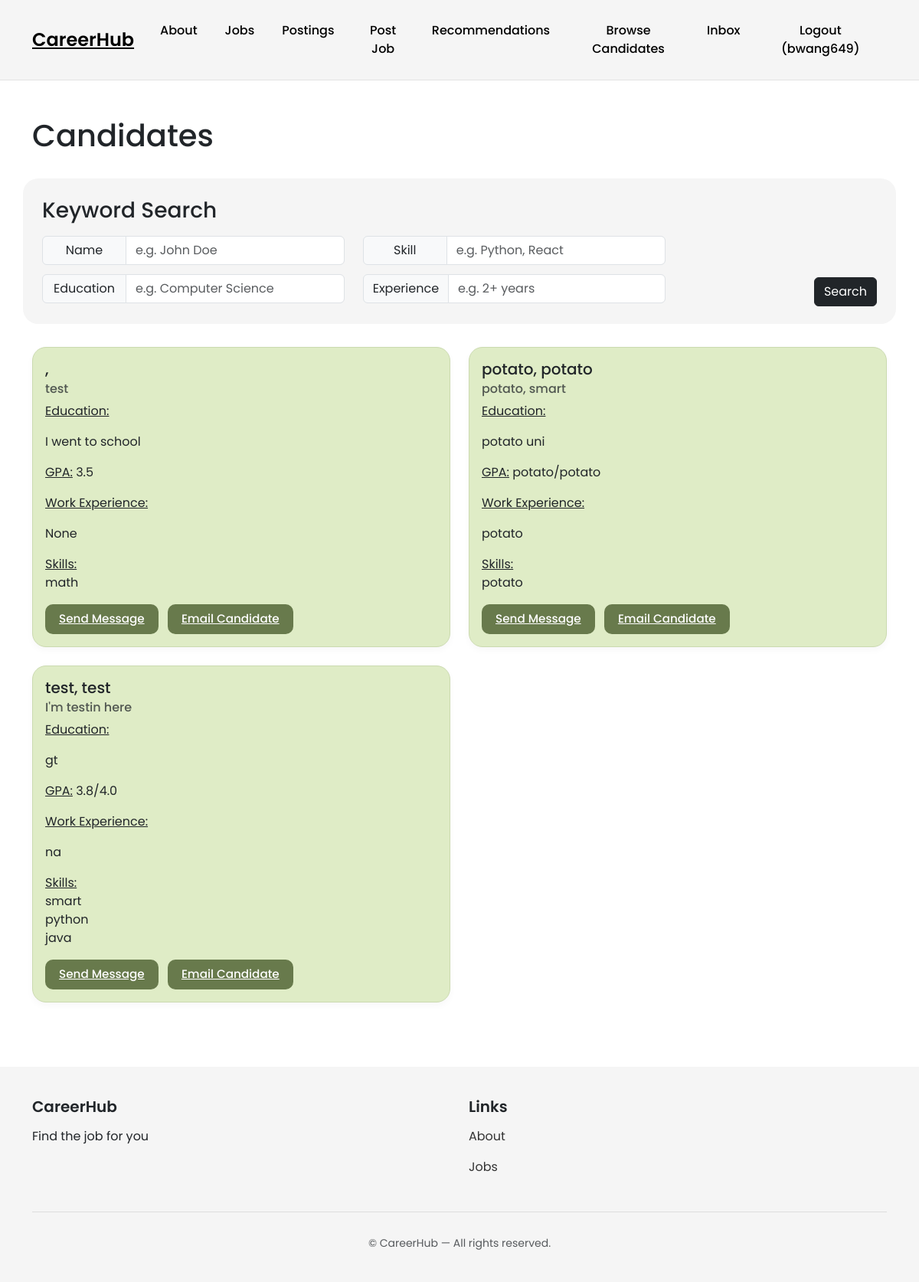
The app's page /recruiters/candidates (signed in), older data.
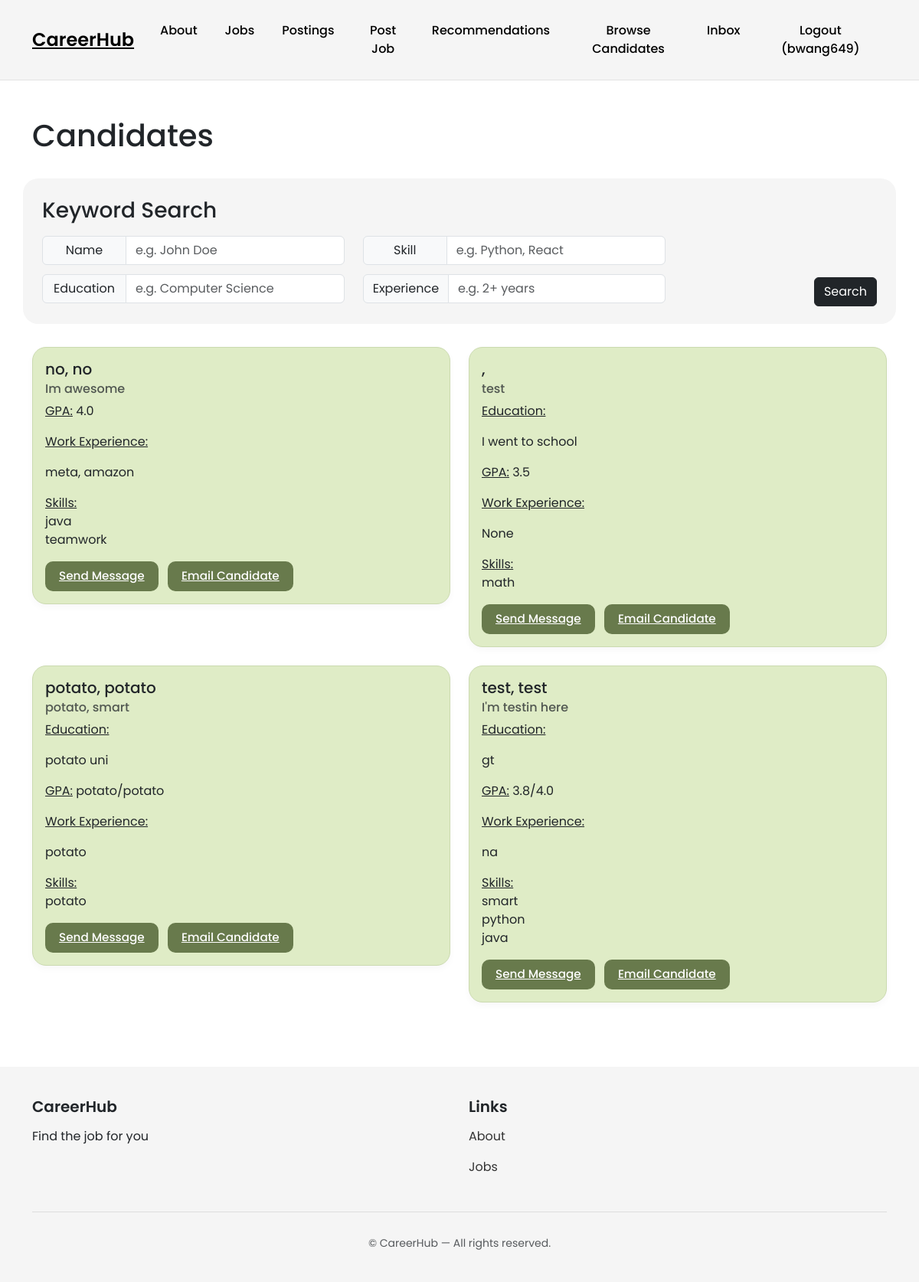
The same page, newer data.
### accounts/models.py (models this page shows)
class User(AbstractUser):
    firstname = models.CharField(max_length=150, blank=True)
    lastname = models.CharField(max_length=150, blank=True)
    username = models.CharField(max_length=150, unique=True)
    password = models.CharField(max_length=128)
    ROLE_CHOICES = [
        ('seeker', 'Job Seeker'),
        ('recruiter', 'Recruiter'),
    ]
    role = models.CharField(max_length=10, choices=ROLE_CHOICES, default='seeker')

### profiles/models.py (models this page shows)
class Profile(models.Model):
    user = models.OneToOneField(User, on_delete=models.CASCADE)
    headline = models.CharField(max_length=200)
    skills = models.ManyToManyField('Skill')
    education = models.TextField()
    gpa = models.CharField(max_length=20)
    work_experience = models.TextField()
    links = models.TextField()
    location = models.CharField(max_length=255, blank=True, null=True)
    created_at = models.DateTimeField(auto_now_add=True)
    updated_at = models.DateTimeField(auto_now=True)
    lat = models.FloatField(null=True, blank=True)
    lng = models.FloatField(null=True, blank=True)
    profile_visible = models.BooleanField(default=True)  # Master toggle for entire profile
    headline_public = models.BooleanField(default=True)
    skills_public = models.BooleanField(default=True)
    education_public = models.BooleanField(default=True)
    gpa_public = models.BooleanField(default=True)
    work_experience_public = models.BooleanField(default=True)
    links_public = models.BooleanField(default=True)
    email_public = models.BooleanField(default=True)
    location_public = models.BooleanField(default=True)

class Skill(models.Model):
    name = models.CharField(max_length=100, unique=True)

### recruiters/views.py (the view, shortened to what this page needs)
# urls.py: path('candidates', views.candidates, name='recruiters.candidates'),
@login_required
def candidates(request):
    name_term = request.GET.get('search_name')
    skill_term = request.GET.get('search_skill')
    education_term = request.GET.get('search_education')
    experience_term = request.GET.get('search_experience')
    valid_search = name_term or skill_term or education_term or experience_term
    if valid_search:
        candidates = Profile.objects.filter(user__first_name__contains=name_term) | Profile.objects.filter(user__last_name__contains=name_term)
        candidates = candidates.filter(education__contains=education_term).filter(work_experience__contains=experience_term)
        if (skill_term):
            candidates = candidates.filter(skills__name__contains=skill_term)
    else:
        candidates = Profile.objects.all().order_by('-created_at')
    candidates = candidates.filter(profile_visible=True)
    results = candidates.__len__
    search_id = request.GET.get('search_id')
    saved_searches = SavedSearch.objects.filter(user=request.user)
    if search_id:
        current_search = SavedSearch.objects.get(id=search_id)
        current_search.result_count = current_search.new_results
        current_search.save()
    return render(request, 'recruiters/candidates.html', {
        'candidates': candidates,
        'valid_search': valid_search,
        'name': name_term,
        'skill': skill_term,
        'education': education_term,
        'experience': experience_term,
        'results': results,
        'saved_searches': saved_searches
    })

### recruiters/templates/recruiters/candidates.html (shortened to what this page needs)
{% extends 'base.html' %}
{% load custom_tags %}
{% block content %}
<div class="container mt-5 mb-5">
    <h1>Candidates</h1>
    <div class="row mt-4">
        <div class="filter-card mt-2">
            <h3 class="mb-3">Keyword Search</h3>
            <form method="GET">
                <div class="row g-3">
                    <div class="col-lg-9">
                        <div class="row">
                            <div class="col-md-6">
                                <div class="input-group">
                                    <span class="input-group-text filter-label">Name</span>
                                    <input type="text" class="form-control" name="search_name" placeholder="e.g. John Doe">
                                </div>
                            </div>
                            <div class="col-md-6">
                                <div class="input-group">
                                    <span class="input-group-text filter-label">Skill</span>
                                    <input type="text" class="form-control" name="search_skill" placeholder="e.g. Python, React">
                                </div>
                            </div>
                            <div class="col-md-6">
                                <div class="input-group">
                                    <span class="input-group-text filter-label">Education</span>
                                    <input type="text" class="form-control" name="search_education" placeholder="e.g. Computer Science">
                                </div>
                            </div>
                            <div class="col-md-6">
                                <div class="input-group">
                                    <span class="input-group-text filter-label">Experience</span>
                                    <input type="text" class="form-control" name="search_experience" placeholder="e.g. 2+ years">
                                </div>
                            </div>
                        </div>
                    </div>
                    <div class="col-lg-3 d-flex flex-column justify-content-end align-items-lg-end">
                        <button class="btn btn-dark filter-search-btn mb-2" type="submit">
                            Search
                        </button>
                    </div>
                </div>
            </form>
        </div>
        {% for profile in candidates %}
        <div class="col-md-6 mb-4">
            <div class="card candidate-card">
                <div class="card-body">
                    {% if profile.user %}
                        <h5 class="card-title">{{ profile.user.last_name }}, {{ profile.user.first_name }}</h5>
                        {% if profile.headline_public %}
                            <h6 class="card-subtitle mb-2 text-muted">{{ profile.headline }}</h6>
                        {% endif %}
                    {% endif %}
                    {% if profile.education_public %}
                        <p class="card-text"><u>Education:</u> {{ profile.education|linebreaks }}</p>
                    {% endif %}
                    {% if profile.gpa_public %}
                        <p class="card-text"><u>GPA:</u> {{ profile.gpa }}</p>
                    {% endif %}
                    {% if profile.work_experience_public %}
                        <p class="card-text"><u>Work Experience:</u> {{ profile.work_experience|linebreaks }}</p>
                    {% endif %}
                    {% if profile.skills_public %}
                        <p class="card-text">
                            <u>Skills:</u>
                            {% for skill in profile.skills.all %}
                                <br>{{ skill.name }}
                            {% endfor %}
                        </p>
                    {% endif %}
                    <div class="mt-2">
                        <a href="{% url 'inbox.compose' profile.user.id %}"
                           class="btn-view-details btn-sm me-2">
                            Send Message
                        </a>
                        {% if profile.email_public and profile.user.email %}
                            <a href="#"
                               class="btn-view-details btn-sm mt-2 mt-sm-0"
                               data-bs-toggle="modal"
                               data-bs-target="#emailCandidateModal"
                               data-candidate-email="{{ profile.user.email }}"
                               data-candidate-name="{{ profile.user.first_name }} {{ profile.user.last_name }}">
                                Email Candidate
                            </a>
                        {% else %}
                            <span class="text-muted mt-2 d-block">Email not available for this candidate.</span>
                        {% endif %}
                    </div>
                </div>
            </div>
        </div>
        {% endfor %}
    </div>
</div>
{% endblock %}

### CareerHub/templates/base.html (shortened to what this page needs)
<!DOCTYPE html>
<html lang="en">
{% load static %}
<head>
    <link href="https://cdn.jsdelivr.net/npm/bootstrap@5.3.3/dist/css/bootstrap.min.css" rel="stylesheet">
</head>
<body>
    <nav class="navbar navbar-expand-lg navbar-custom">
        <div class="container d-flex justify-content-between">
            <a class="navbar-brand" href="{% url 'home.index' %}">CareerHub</a>
            <div class="collapse navbar-collapse text-center" id="navbarNav">
                <ul class="navbar-nav mx-auto">
                    <li class="nav-item">
                        <a class="nav-link" href="{% url 'home.about' %}">About</a>
                    </li>
                    <li class="nav-item">
                        <a class="nav-link" href="{% url 'jobs.index' %}">Jobs</a>
                    </li>
                    {% if user.is_authenticated %}
                        {% if user.role == "recruiter" %}
                            <li class="nav-item"><a class="nav-link" href="{% url 'recruiters.index' %}">Postings</a></li>
                            <li class="nav-item"><a class="nav-link" href="{% url 'recruiters.create' %}">Post Job</a></li>
                            <li class="nav-item"><a class="nav-link" href="{% url 'recruiters.recommendations' %}">Recommendations</a></li>
                            <li class="nav-item"><a class="nav-link" href="{% url 'recruiters.candidates' %}">Browse Candidates</a></li>
                            <li class="nav-item"><a class="nav-link" href="{% url 'inbox.index' %}">Inbox</a></li>
                        {% endif %}
                    {% endif %}
                </ul>
                <div class="d-flex gap-2">
                    {% if user.is_authenticated %}
                        <a class="nav-link" href="{% url 'accounts.logout' %}">
                            Logout ({{ user.username }})
                        </a>
                    {% else %}
                        <a href="{% url 'accounts.login' %}" class="btn-login">Login</a>
                        <a href="{% url 'accounts.signup' %}" class="btn-signup">Signup</a>
                    {% endif %}
                </div>
            </div>
        </div>
    </nav>
    <div>
        {% block content %}
        {% endblock %}
    </div>
    <footer class="footer-modern">
        <div class="container">
            <div class="row">
                <div class="col-md-6">
                    <h5>CareerHub</h5>
                    <p style="max-width: 400px;">
                        Find the job for you
                    </p>
                </div>
                <div class="col-md-3">
                    <h5>Links</h5>
                    <p><a href="{% url 'home.about' %}">About</a></p>
                    <p><a href="{% url 'jobs.index' %}">Jobs</a></p>
                </div>
            </div>
            <div class="footer-divider"></div>
            <div class="text-center text-muted small">
                © {{ now|date:"Y" }} CareerHub — All rights reserved.
            </div>
        </div>
    </footer>
</body>
</html>

### CareerHub/templates/base.html (style rules this page uses)
body { font-family: 'Poppins', sans-serif; background: #ffffff; }
.navbar-custom { background: #f5f5f5 !important; padding: 20px 0; border-bottom: 1px solid #e2e2e2; }
.navbar-custom .navbar-brand { font-size: 24px; font-weight: 600; color: black !important; text-decoration: underline; }
.navbar-custom .nav-link { color: black !important; font-weight: 500; margin: 0 10px; }
.btn-view-details { background: #687a4c !important; color: white !important; border: none !important; padding: 8px 18px; border-radius: 10px; font-weight: 500; font-size: 0.95rem; display: inline-block; }
.footer-modern { background: #f5f5f5; padding: 40px 0; margin-top: 60px; }
.footer-modern h5 { font-weight: 600; margin-bottom: 15px; }
.footer-modern a { color: #333; text-decoration: none; }
.footer-divider { border-top: 1px solid #ddd; margin: 30px 0; }

### recruiters/templates/recruiters/candidates.html (style rules this page uses)
.filter-card { background: #f5f5f5; border-radius: 20px; padding: 25px 25px 15px 25px; margin-bottom: 30px; }
.filter-card .input-group { margin-bottom: 12px; }
.filter-label { min-width: 110px; justify-content: center; }
.filter-search-btn { margin-top: 10px; width: 100%; }
@media (min-width: 992px) { .filter-search-btn { width: auto; } }
.candidate-card { background: #DFECC6 !important; border-radius: 18px; border: 1px solid #cbdab0; box-shadow: 0 4px 10px rgba(0,0,0,0.03); transition: transform 0.1s ease, box-shadow 0.1s ease; }

Row changes from the older to the newer data that the page shows:
added Profile: user.last_name "no", user.first_name "no", headline "Im awesome", gpa "4.0", work_experience "meta, amazon", Skill (name "java")
added Skill: name "teamwork", shown under "no"
